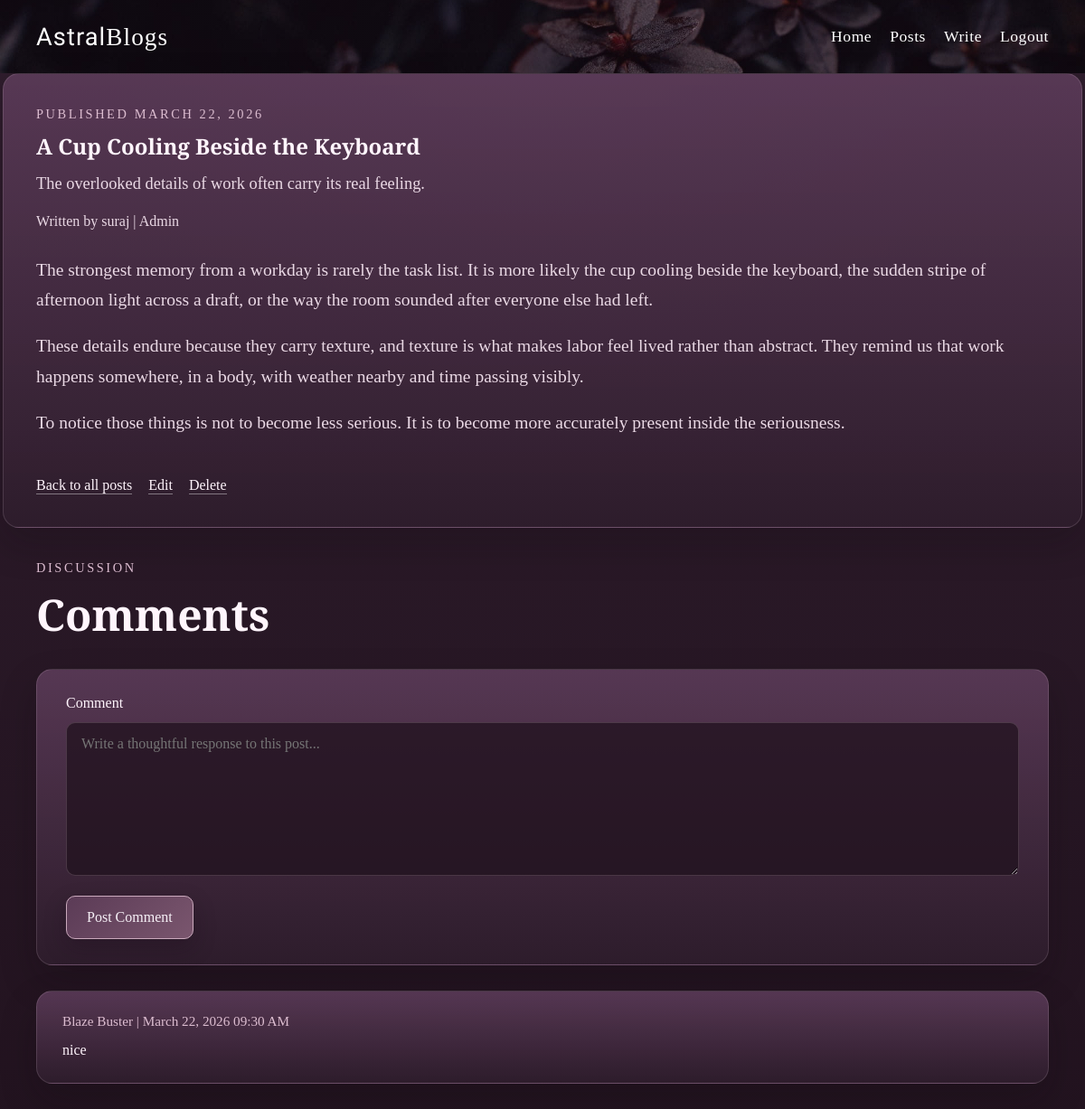
/posts/20 (signed in), run on the app's committed database.
### main.py (models this page shows)
class Post(db.Model):
    __tablename__ = "posts"
    id: Mapped[int] = mapped_column(primary_key=True)
    title: Mapped[str] = mapped_column(db.String(180), nullable=False)
    subtitle: Mapped[str] = mapped_column(db.String(240), nullable=False)
    content: Mapped[str] = mapped_column(db.Text, nullable=False)
    created_at: Mapped[datetime] = mapped_column(default=datetime.utcnow, nullable=False)
    author_id: Mapped[int] = mapped_column(db.ForeignKey("users.id"), nullable=False)
    author: Mapped[User] = relationship(back_populates="posts")
    comments: Mapped[list["Comment"]] = relationship(
        back_populates="post",
        cascade="all, delete-orphan",
        order_by="Comment.created_at.desc()",
    )

class User(db.Model):
    __tablename__ = "users"
    id: Mapped[int] = mapped_column(primary_key=True)
    name: Mapped[str] = mapped_column(db.String(120), nullable=False)
    email: Mapped[str] = mapped_column(db.String(255), unique=True, nullable=False)
    password_hash: Mapped[str] = mapped_column(db.String(255), nullable=False)
    created_at: Mapped[datetime] = mapped_column(default=datetime.utcnow, nullable=False)
    posts: Mapped[list["Post"]] = relationship(back_populates="author", cascade="all, delete-orphan")
    comments: Mapped[list["Comment"]] = relationship(back_populates="author", cascade="all, delete-orphan")

class Comment(db.Model):
    __tablename__ = "comments"
    id: Mapped[int] = mapped_column(primary_key=True)
    content: Mapped[str] = mapped_column(db.Text, nullable=False)
    created_at: Mapped[datetime] = mapped_column(default=datetime.utcnow, nullable=False)
    author_id: Mapped[int] = mapped_column(db.ForeignKey("users.id"), nullable=False)
    post_id: Mapped[int] = mapped_column(db.ForeignKey("posts.id"), nullable=False)
    author: Mapped[User] = relationship(back_populates="comments")
    post: Mapped[Post] = relationship(back_populates="comments")

### main.py (the view, shortened to what this page needs)
@app.route("/posts/<int:post_id>", methods=["GET", "POST"])
def show_post(post_id):
    post = db.get_or_404(Post, post_id)
    comment_form = CommentForm()
    return render_template("blog.html", page_title=post.title, post=post, comment_form=comment_form)

### main.py
class CommentForm(FlaskForm):
    comment = TextAreaField("Comment", validators=[DataRequired(), Length(max=2000)])
    submit = SubmitField("Post Comment")

### main.py (called while the page is built)
def is_admin(user):
    return bool(user and user.email == ADMIN_EMAIL and user.name.strip().lower() == ADMIN_NAME)

def can_manage_post(user, post):
    return bool(user and (is_admin(user) or post.author_id == user.id))

@app.before_request
def load_current_user():
    user_id = session.get("user_id")
    g.current_user = db.session.get(User, user_id) if user_id else None

@app.context_processor
def inject_current_user():
    current_user = g.get("current_user")
    return {
        "current_user": current_user,
        "is_admin_user": is_admin(current_user),
        "can_manage_post": can_manage_post,
    }

### templates/blog.html (shortened to what this page needs)
{% extends "base.html" %}
{% block page_css %}
    <link rel="stylesheet" href="{{ url_for('static', filename='css/blog_style.css') }}">
{% endblock %}
{% block body %}
    <article class="page-shell post-detail">
        <p class="section-kicker">Published {{ post.created_at.strftime("%B %d, %Y") }}</p>
        <h1>{{ post.title }}</h1>
        <p class="detail-subtitle">{{ post.subtitle }}</p>
        <p class="post-meta">Written by {{ post.author.name }}{% if post.author.email == "suraj.astralcode.ai@gmail.com" %} | Admin{% endif %}</p>
        <div class="post-body">{{ post.content|safe }}</div>
        <div class="post-actions">
            <a class="text-link" href="{{ url_for('posts') }}">Back to all posts</a>
            {% if can_manage_post(current_user, post) %}
            <a class="text-link" href="{{ url_for('edit_post', post_id=post.id) }}">Edit</a>
            <form class="inline-form" method="post" action="{{ url_for('delete_post', post_id=post.id) }}" onsubmit="return confirm('Are you sure you want to delete this post?');">
                <button class="text-button" type="submit">Delete</button>
            </form>
            {% endif %}
        </div>
    </article>
    <section class="page-shell comment-shell">
        <div class="section-heading">
            <p class="section-kicker">Discussion</p>
            <h2>Comments</h2>
        </div>
        {% if current_user %}
        <form class="comment-form" method="post">
            <label for="comment">{{ comment_form.comment.label.text }}</label>
            {{ comment_form.comment(rows=5, placeholder="Write a thoughtful response to this post...") }}
            {{ comment_form.submit() }}
        </form>
        {% else %}
        <div class="empty-state">
            <h3>Join the conversation</h3>
            <p><a class="text-link" href="{{ url_for('login') }}">Sign in</a> to comment on this post.</p>
        </div>
        {% endif %}
        {% if post.comments %}
        <div class="comment-list">
            {% for comment in post.comments %}
            <article class="comment-card">
                <p class="comment-meta">{{ comment.author.name }} | {{ comment.created_at.strftime("%B %d, %Y %I:%M %p") }}</p>
                <p class="comment-text">{{ comment.content }}</p>
            </article>
            {% endfor %}
        </div>
        {% else %}
        <div class="empty-state">
            <h3>No comments yet</h3>
            <p>Be the first reader to leave a response.</p>
        </div>
        {% endif %}
    </section>
{% endblock %}

### static/css/home_header_style.css (style rules this page uses)
body { margin: 0; color: #f4ecf4; background: radial-gradient(circle at top, rgba(120, 83, 116, 0.22), transparent 35%), linear-gradient(180deg, #2f1d2d 0%, #22131f 100%); font-family: "Cormorant Garamond", Georgia, serif; }

### static/css/blog_style.css (style rules this page uses)
.page-shell { max-width: 1120px; margin: 0 auto; padding: 72px 24px 0; }
.section-heading { margin-bottom: 28px; }
.section-kicker { margin: 0 0 10px; color: #dcbdd0; letter-spacing: 0.18em; text-transform: uppercase; font-size: 0.9rem; }
.section-heading h1, .section-heading h2 { margin: 0; color: #fff5fc; font-size: clamp(2.4rem, 4vw, 3.6rem); }
.post-card, .empty-state, .post-form, .post-detail, .comment-form, .comment-card { background: linear-gradient(180deg, rgba(94, 61, 91, 0.86), rgba(46, 29, 44, 0.94)); border: 1px solid rgba(240, 221, 231, 0.14); border-radius: 18px; box-shadow: 0 18px 40px rgba(14, 8, 13, 0.22); }
.post-card h2, .post-card h3, .post-detail h1, .empty-state h3 { margin: 0; color: #fff5fc; }
.post-meta, .post-subtitle, .detail-subtitle, .post-body p, .empty-state p { color: #ead9e5; }
.post-meta { margin-top: 0; margin-bottom: 10px; font-size: 1rem; }
.post-subtitle, .detail-subtitle { margin-top: 12px; line-height: 1.5; font-size: 1.15rem; }
.text-link { display: inline-block; margin-top: 16px; color: #fff5fc; text-decoration: none; border-bottom: 1px solid rgba(255, 255, 255, 0.4); }
.post-actions { display: flex; gap: 18px; align-items: center; flex-wrap: wrap; }
.inline-form { margin: 0; }
.text-button { padding: 0; margin-top: 16px; color: #fff5fc; font: inherit; background: transparent; border: 0; border-bottom: 1px solid rgba(255, 255, 255, 0.4); cursor: pointer; }
.post-detail { padding: 36px; }
.post-body { margin: 28px 0; }
.post-body p { margin: 0 0 18px; font-size: 1.22rem; line-height: 1.7; }
.post-form label, .comment-form label { color: #fff5fc; font-size: 1rem; }
.post-form input, .post-form textarea, .comment-form textarea { padding: 14px 16px; color: #fff5fc; font-family: inherit; font-size: 1rem; background-color: rgba(32, 18, 30, 0.75); border: 1px solid rgba(231, 202, 219, 0.18); border-radius: 10px; outline: none; }
.comment-shell { padding-top: 36px; }
.comment-form { display: grid; gap: 12px; padding: 28px 32px; margin-bottom: 28px; }
.comment-form textarea { min-height: 140px; resize: vertical; }
.comment-form input[type="submit"] { width: fit-content; margin-top: 10px; padding: 14px 22px; color: #f7f1f7; font-family: inherit; font-size: 1rem; background: linear-gradient(135deg, #5b3b56, #7a566e); border: 1px solid #caa9bc; border-radius: 10px; box-shadow: 0 10px 24px rgba(26, 12, 24, 0.28); cursor: pointer; }
.comment-list { margin-top: 15px; display: grid; gap: 18px; }
.comment-card { padding: 24px 28px; }
.comment-meta { margin: 0 0 10px; color: #dcbdd0; font-size: 0.95rem; }
.comment-text { margin: 0; color: #fff5fc; line-height: 1.6; white-space: pre-wrap; }

### data on the page
Post: created_at "MARCH 22, 2026", title "A Cup Cooling Beside the Keyboard", subtitle "The overlooked details of work often carry its real feeling.", content "The strongest memory from a workday is rarely the task list. It is more likely the cup cooling beside the keyboard, the sudden stripe of afternoon light across a draft, or the way the room sounded after everyone else had left. These details endure because they carry texture, and texture is what makes labor feel lived rather than abstract. They remind us that work happens somewhere, in a body, with weather nearby and time passing visibly. To notice those things is not to become less serious. It is to become more accurately present inside the seriousness."
User: author.name "suraj"
Comment: author.name "Blaze Buster", created_at "March 22, 2026 09:30 AM", content "nice"

### other printed values
{{ comment_form.comment.label.text }} "Comment"
